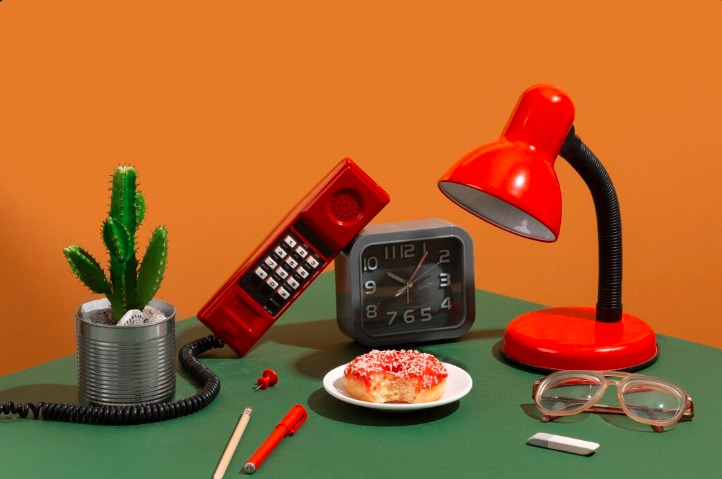
#> input picture DAY_14/Sample_input_images/image1.jpeg, 722 x 479 px, found by its file name
$ jupyter execute Edge_Detection.ipynb   (older library calls are emulated)
#> lines starting #> are read from the running program, lines starting #| are printed output that depends on the picture; after the words box and inside, x2 and y2 are one past the last pixel; in counts of white or black regions, pixels touching at a corner belong together
[cell 1]
import cv2
import numpy as np
import matplotlib.pyplot as plt

image = cv2.imread("/content/image1.jpeg")
#> image is the input picture: shape (479, 722, 3); mean B, G, R 46.1, 99.9, 166.7
image = cv2.cvtColor(image, cv2.COLOR_BGR2RGB)

gray = cv2.cvtColor(image, cv2.COLOR_RGB2GRAY)
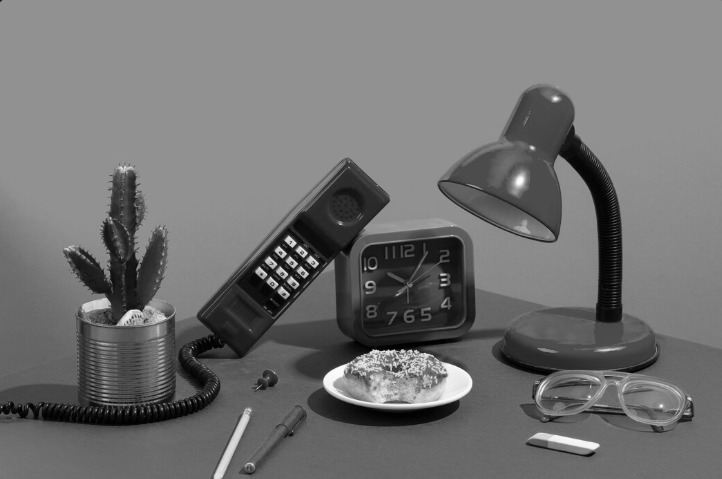
#> gray: shape (479, 722); min 0, max 255, mean 113.7

blurred = cv2.GaussianBlur(gray, (5, 5), 0)

sobelx = cv2.Sobel(blurred, cv2.CV_64F, 1, 0, ksize=3)
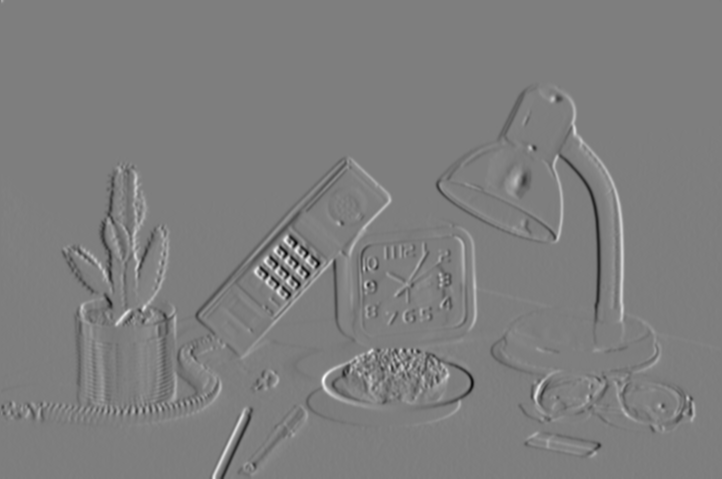
#> sobelx: shape (479, 722) float64; min -419, max 425, mean 0.1; drawn with min black and max white
sobely = cv2.Sobel(blurred, cv2.CV_64F, 0, 1, ksize=3)
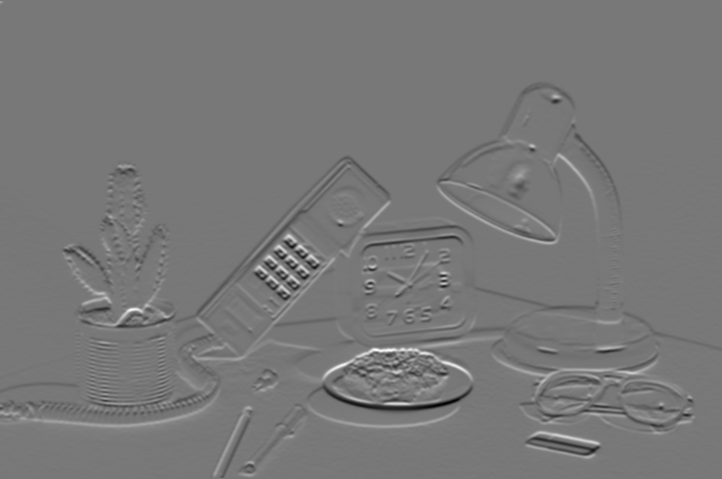
#> sobely: shape (479, 722) float64; min -460, max 514, mean -0.6; drawn with min black and max white
sobel = cv2.magnitude(sobelx, sobely)
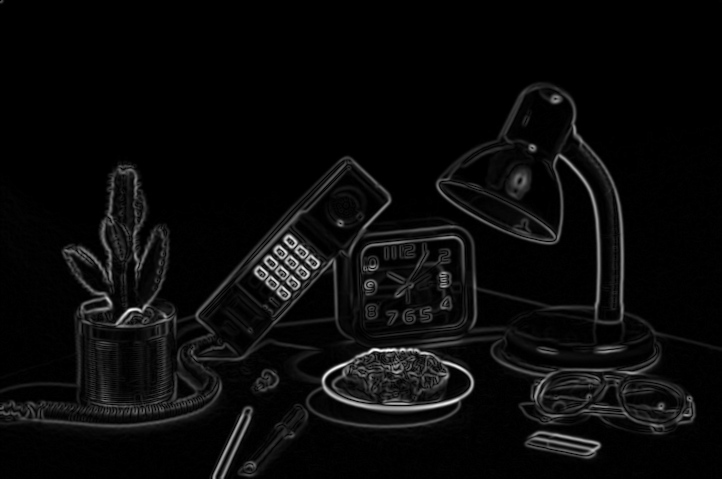
#> sobel: shape (479, 722) float64; min 0, max 514.7, mean 21.2; drawn with min black and max white
sobel = np.uint8(np.clip(sobel, 0, 255))
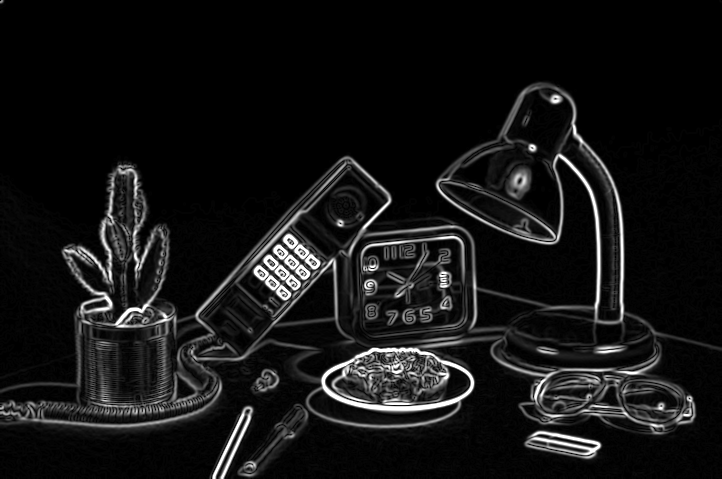
#> sobel: shape (479, 722); min 0, max 255, mean 20.4

laplacian = cv2.Laplacian(blurred, cv2.CV_64F)
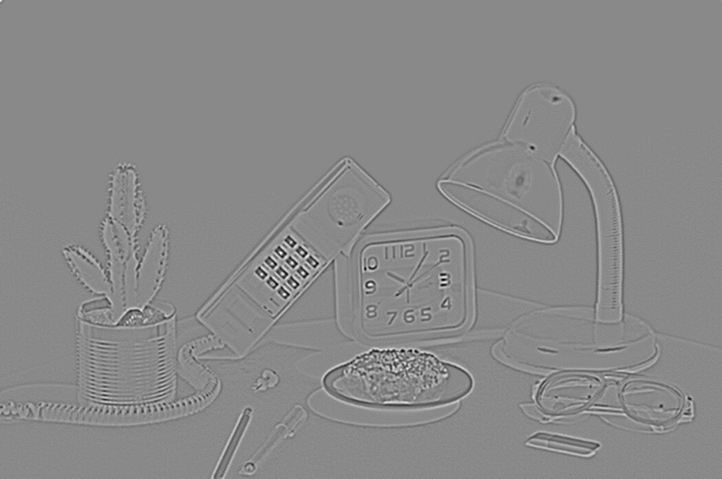
#> laplacian: shape (479, 722) float64; min -71, max 61, mean 0; drawn with min black and max white
laplacian = np.uint8(np.absolute(laplacian))
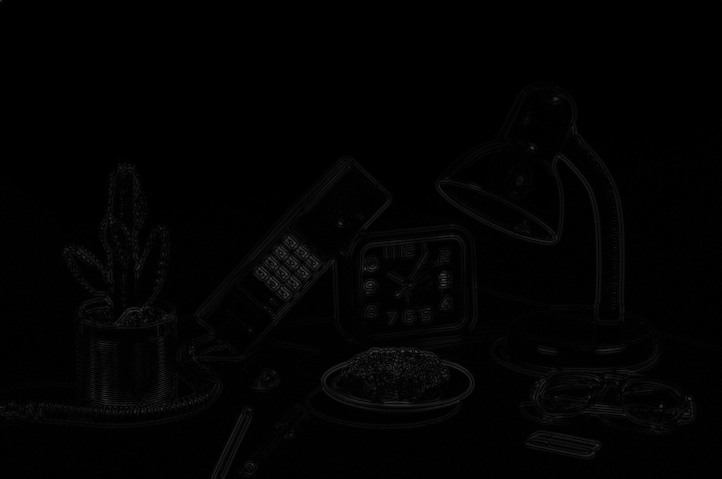
#> laplacian: shape (479, 722); min 0, max 71, mean 2.2

canny = cv2.Canny(blurred, 50, 150)
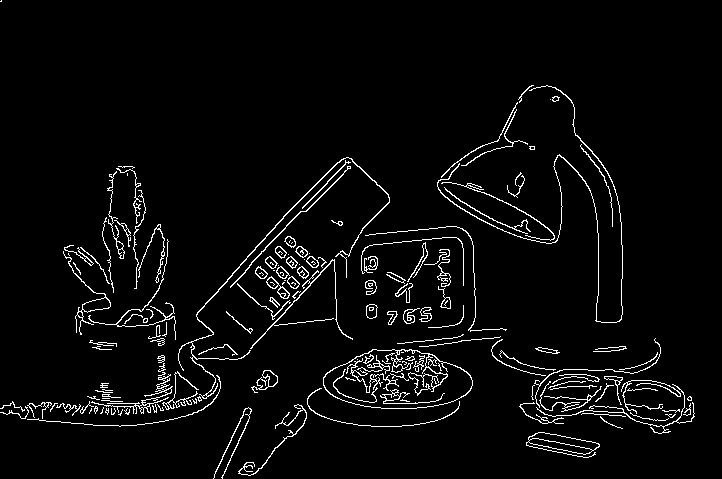
#> canny: shape (479, 722); 4% white in thin lines or dots

plt.figure(figsize=(12, 4))
plt.suptitle("Edge Detection Comparison", fontsize=14)

plt.subplot(1, 3, 1)
plt.imshow(sobel, cmap="gray")
plt.title("Sobel")
plt.axis("off")

plt.subplot(1, 3, 2)
plt.imshow(laplacian, cmap="gray")
plt.title("Laplacian")
plt.axis("off")

plt.subplot(1, 3, 3)
plt.imshow(canny, cmap="gray")
plt.title("Canny")
plt.axis("off")

plt.tight_layout()
plt.show()

$ run again, with DAY_14/Sample_input_images/image2.jpeg copied over DAY_14/Sample_input_images/image1.jpeg
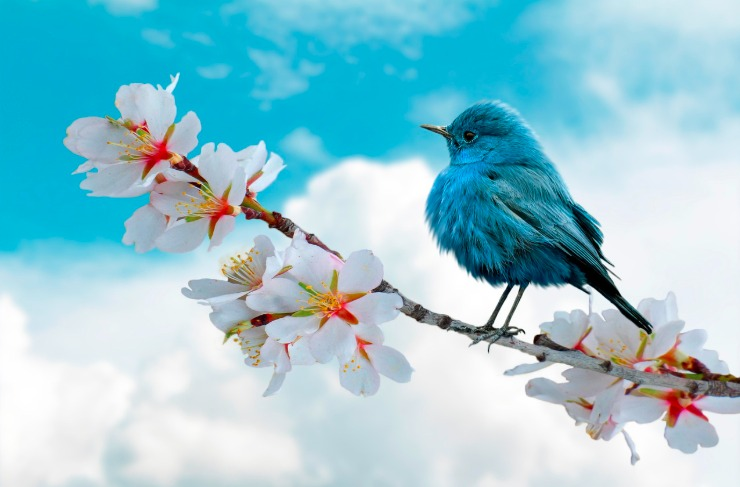
#> input picture DAY_14/Sample_input_images/image2.jpeg, 740 x 487 px, found by its file name
#> image is the input picture: shape (487, 740, 3); mean B, G, R 211.8, 199.6, 147.9
#> `sobely = cv2.Sobel(blurred, cv2.CV_64F, 0, 1, ksize=3)`:
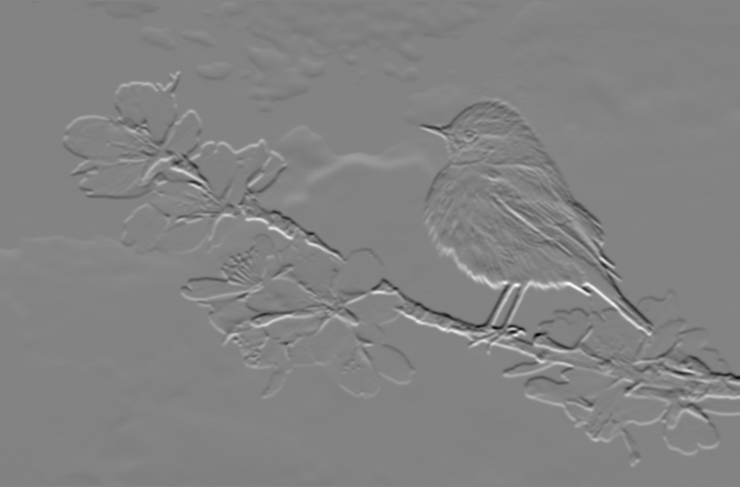
#> sobely: shape (487, 740) float64; min -539, max 510, mean 0.7; drawn with min black and max white
#> `canny = cv2.Canny(blurred, 50, 150)`:
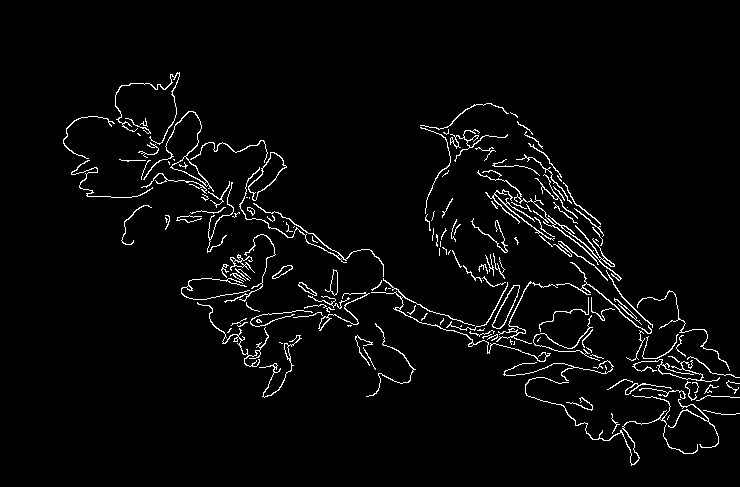
#> canny: shape (487, 740); 3.3% white in thin lines or dots, all inside (x1, y1, x2, y2) = (63, 72, 740, 466)

$ run again, with DAY_14/Sample_input_images/image3.jpeg copied over DAY_14/Sample_input_images/image1.jpeg
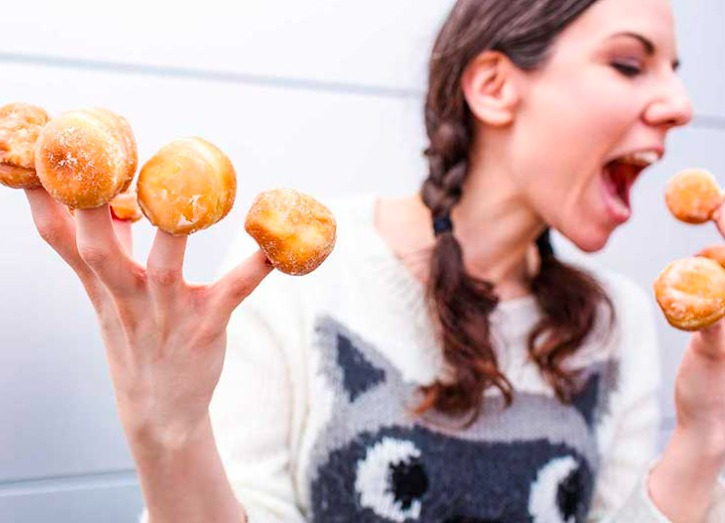
#> input picture DAY_14/Sample_input_images/image3.jpeg, 725 x 523 px, found by its file name
#> image is the input picture: shape (523, 725, 3); mean B, G, R 178.1, 180.6, 206.5
#> `sobely = cv2.Sobel(blurred, cv2.CV_64F, 0, 1, ksize=3)`:
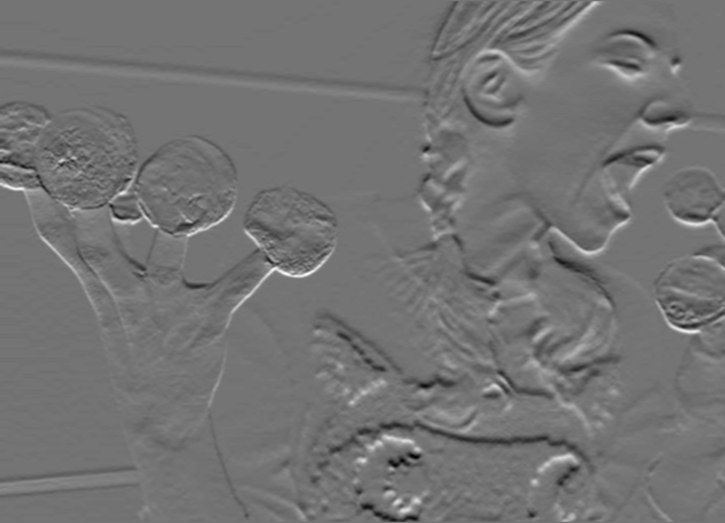
#> sobely: shape (523, 725) float64; min -268, max 320, mean -1.1; drawn with min black and max white
#> `canny = cv2.Canny(blurred, 50, 150)`:
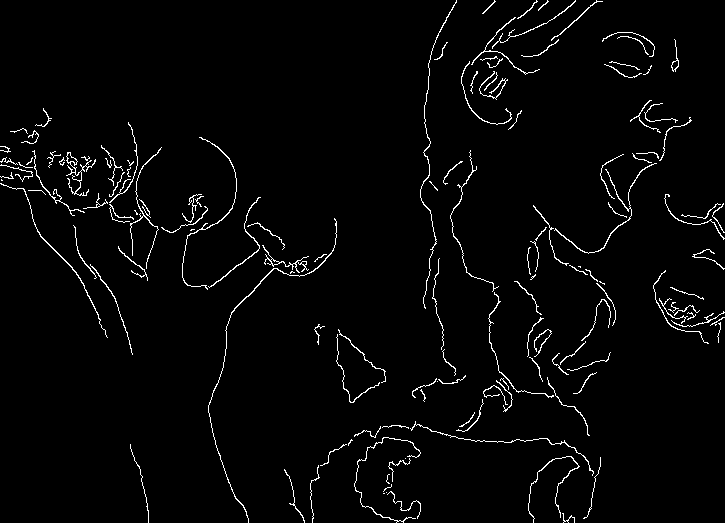
#> canny: shape (523, 725); 2.6% white in thin lines or dots
